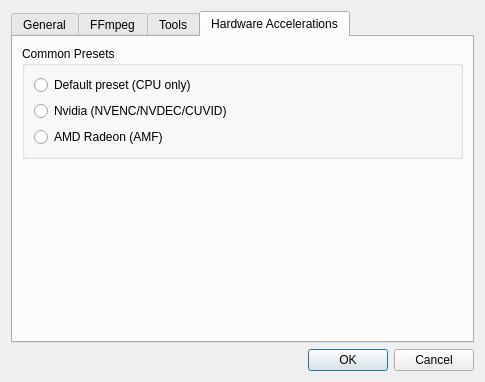
<?xml version="1.0" encoding="UTF-8"?>
<ui version="4.0">
 <class>OptionsDialog</class>
 <widget class="QDialog" name="OptionsDialog">
  <property name="geometry">
   <rect>
    <x>0</x>
    <y>0</y>
    <width>485</width>
    <height>382</height>
   </rect>
  </property>
  <property name="windowTitle">
   <string>Options</string>
  </property>
  <layout class="QGridLayout" name="gridLayout">
   <item row="1" column="0">
    <widget class="QDialogButtonBox" name="buttonBox">
     <property name="orientation">
      <enum>Qt::Horizontal</enum>
     </property>
     <property name="standardButtons">
      <set>QDialogButtonBox::Cancel|QDialogButtonBox::Ok</set>
     </property>
    </widget>
   </item>
   <item row="0" column="0">
    <widget class="QTabWidget" name="tabWidget">
     <property name="currentIndex">
      <number>3</number>
     </property>
     <widget class="QWidget" name="tab">
      <attribute name="title">
       <string>General</string>
      </attribute>
      <layout class="QVBoxLayout" name="verticalLayout_4">
       <item>
        <widget class="QCheckBox" name="chkCheckUpdates">
         <property name="text">
          <string>Check for updates on program startup</string>
         </property>
        </widget>
       </item>
       <item>
        <widget class="QCheckBox" name="chkAutoStartConversion">
         <property name="toolTip">
          <string>Automatically start conversion after adding files to the list.</string>
         </property>
         <property name="text">
          <string>Start conversion automatically</string>
         </property>
        </widget>
       </item>
       <item>
        <spacer name="verticalSpacer">
         <property name="orientation">
          <enum>Qt::Vertical</enum>
         </property>
         <property name="sizeHint" stdset="0">
          <size>
           <width>20</width>
           <height>40</height>
          </size>
         </property>
        </spacer>
       </item>
      </layout>
     </widget>
     <widget class="QWidget" name="tabFFmpeg">
      <attribute name="title">
       <string>FFmpeg</string>
      </attribute>
      <layout class="QFormLayout" name="formLayout">
       <property name="fieldGrowthPolicy">
        <enum>QFormLayout::ExpandingFieldsGrow</enum>
       </property>
       <item row="0" column="0">
        <layout class="QHBoxLayout" name="horizontalLayout">
         <item>
          <widget class="QLabel" name="lblThreads">
           <property name="text">
            <string>Number of threads to use in conversion</string>
           </property>
          </widget>
         </item>
         <item>
          <widget class="QSpinBox" name="spinThreads"/>
         </item>
        </layout>
       </item>
       <item row="1" column="0">
        <layout class="QHBoxLayout" name="horizontalLayout_2">
         <item>
          <widget class="QCheckBox" name="chkHideFormats">
           <property name="toolTip">
            <string>&lt;html&gt;&lt;head/&gt;&lt;body&gt;&lt;p&gt;Hide output formats that are not available in the current ffmpeg installation. It is recommended to turn this option on unless you are sure that QWinFF has failed to detect available formats. (requires restarting QWinFF to take effect)&lt;/p&gt;&lt;/body&gt;&lt;/html&gt;</string>
           </property>
           <property name="text">
            <string>Hide unavailable formats (requires restarting)</string>
           </property>
          </widget>
         </item>
        </layout>
       </item>
      </layout>
     </widget>
     <widget class="QWidget" name="tabTools">
      <attribute name="title">
       <string>Tools</string>
      </attribute>
      <layout class="QVBoxLayout" name="verticalLayout_3">
       <item>
        <layout class="QVBoxLayout" name="verticalLayout_2">
         <item>
          <widget class="QLabel" name="label">
           <property name="text">
            <string>You have to restart QWinFF for the changes to take effect.</string>
           </property>
           <property name="wordWrap">
            <bool>true</bool>
           </property>
          </widget>
         </item>
         <item>
          <widget class="QTableWidget" name="toolTable">
           <property name="showDropIndicator" stdset="0">
            <bool>false</bool>
           </property>
           <property name="dragDropOverwriteMode">
            <bool>false</bool>
           </property>
           <property name="columnCount">
            <number>2</number>
           </property>
           <column>
            <property name="text">
             <string>Name</string>
            </property>
           </column>
           <column>
            <property name="text">
             <string>Command</string>
            </property>
           </column>
          </widget>
         </item>
        </layout>
       </item>
      </layout>
     </widget>
     <widget class="QWidget" name="tabHWAccelOptions">
      <property name="maximumSize">
       <size>
        <width>16777215</width>
        <height>16777215</height>
       </size>
      </property>
      <property name="focusPolicy">
       <enum>Qt::NoFocus</enum>
      </property>
      <property name="layoutDirection">
       <enum>Qt::LeftToRight</enum>
      </property>
      <attribute name="title">
       <string>Hardware Accelerations</string>
      </attribute>
      <layout class="QFormLayout" name="formLayout_2">
       <item row="0" column="0" colspan="2">
        <widget class="QGroupBox" name="commonPresets">
         <property name="title">
          <string>Common Presets</string>
         </property>
         <layout class="QVBoxLayout" name="verticalLayout_5">
          <item>
           <widget class="QRadioButton" name="presetDefault">
            <property name="text">
             <string>Default preset (CPU only)</string>
            </property>
           </widget>
          </item>
          <item>
           <widget class="QRadioButton" name="presetNvidia">
            <property name="text">
             <string>Nvidia (NVENC/NVDEC/CUVID)</string>
            </property>
           </widget>
          </item>
          <item>
           <widget class="QRadioButton" name="presetAmd">
            <property name="text">
             <string>AMD Radeon (AMF)</string>
            </property>
           </widget>
          </item>
         </layout>
        </widget>
       </item>
      </layout>
     </widget>
    </widget>
   </item>
  </layout>
 </widget>
 <resources/>
 <connections>
  <connection>
   <sender>buttonBox</sender>
   <signal>accepted()</signal>
   <receiver>OptionsDialog</receiver>
   <slot>accept()</slot>
   <hints>
    <hint type="sourcelabel">
     <x>261</x>
     <y>372</y>
    </hint>
    <hint type="destinationlabel">
     <x>157</x>
     <y>274</y>
    </hint>
   </hints>
  </connection>
  <connection>
   <sender>buttonBox</sender>
   <signal>rejected()</signal>
   <receiver>OptionsDialog</receiver>
   <slot>reject()</slot>
   <hints>
    <hint type="sourcelabel">
     <x>329</x>
     <y>372</y>
    </hint>
    <hint type="destinationlabel">
     <x>286</x>
     <y>274</y>
    </hint>
   </hints>
  </connection>
 </connections>
</ui>
